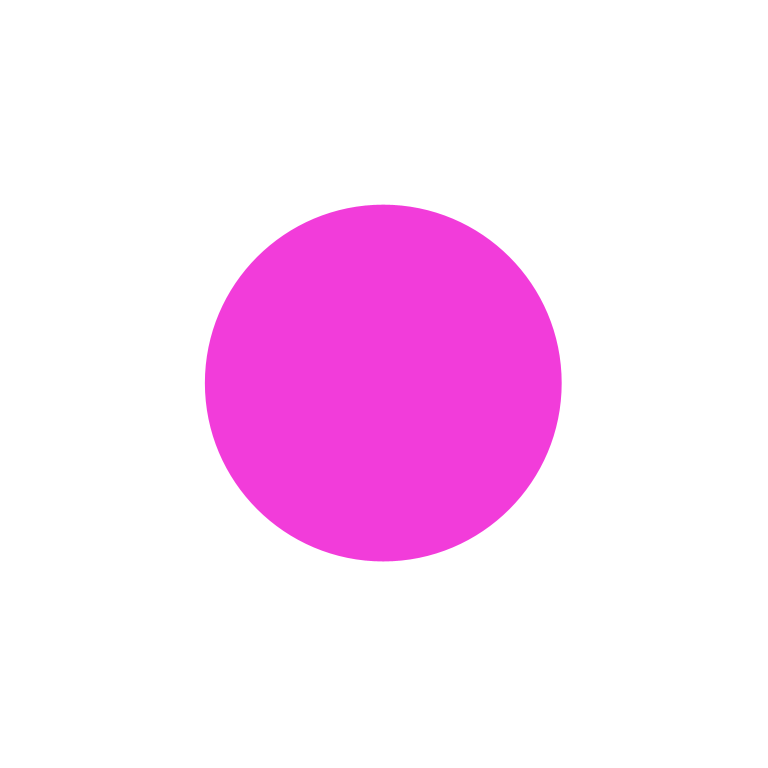
Frame 1 (no input)
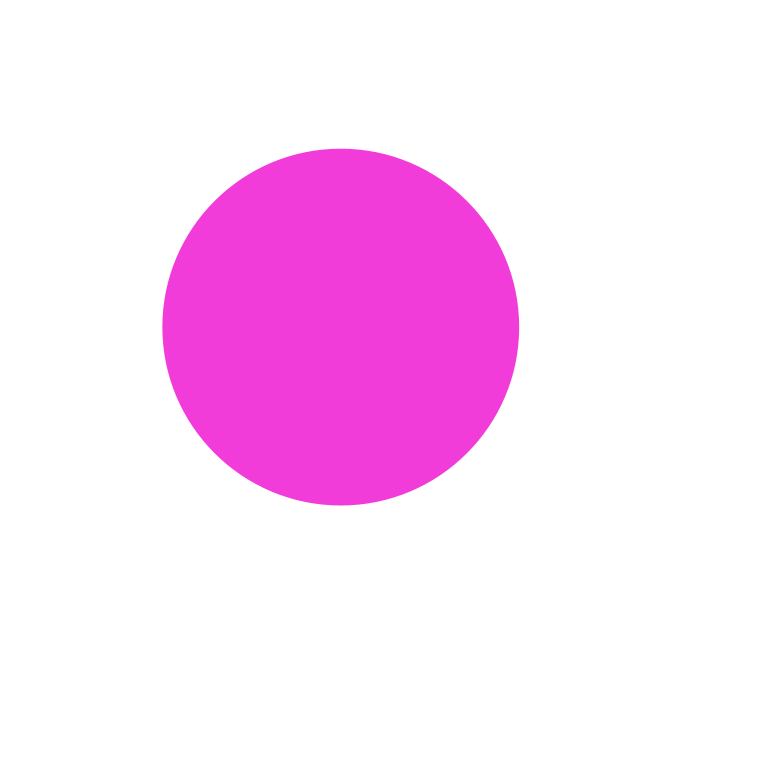
Frame 60 (the mouse pressed at the canvas centre just before this capture)
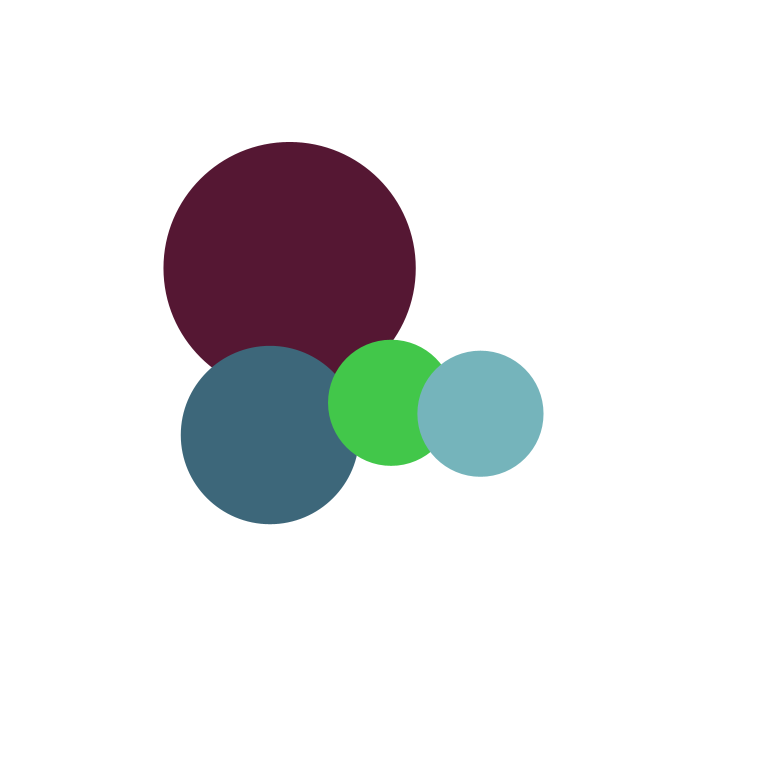
Frame 120 (the mouse held since frame 60 and released just before this capture)

The Processing sketch that drew these frames (run headless with seeded random() and noise(); from frame 60 on, the mouse is pressed at the canvas centre):

// Processing sketch: adrift
// ── adrift.pde
ArrayList<Ball> balls;

void setup() {
  size(768, 768);
  balls = new ArrayList<Ball>();
  balls.add(new Ball(width/2, height/2, 100000));
}

void draw() {
  background(255);
  noStroke();

  for (int i = 0; i < balls.size (); i++) {
    Ball b = balls.get(i);
    update(b);
    
    if (b.remove) balls.remove(i--);
    
    if (b.divide) {
      float a = random(TWO_PI);
      balls.add(new Ball(b.x-cos(a)*b.r/2, b.y-sin(a)*b.r/2, b.m/2));
      balls.add(new Ball(b.x+cos(a)*b.r/2, b.y+sin(a)*b.r/2, b.m/2));
      balls.remove(i--);
    }
  }
}

void mouseClicked() {
  balls.add(new Ball(mouseX, mouseY, 100000));
}

class Ball {
  boolean remove, divide;
  float x, y, m, r, d;
  float a, v, t;
  float red, green, blue;
  
  Ball(float x, float y, float m) {
    this.x = x; 
    this.y = y;
    this.m = m;
    r = sqrt((m/PI));
    d = r*2;
    a = random(TWO_PI);
    v = random(0.001, 0.01);
    t = 30;
    red = random(0,255);
    green = random(0,255);
    blue = random(0,255);
  }
}

void update(Ball b) {
  b.x += cos(b.a)*b.d*b.v;
  b.y += sin(b.a)*b.d*b.v;
   
  b.divide = false;
  
  if (b.t > 0) b.t--;
  
  if (dist(mouseX, mouseY, b.x, b.y) < b.r && b.t == 0) {
    b.divide = true;
  }

  show(b.x, b.y, b.d, b.red, b.green, b.blue);
}

void show(float x, float y, float d, float red, float green, float blue) {
  fill(red, green, blue); 
  ellipse(x, y, d, d);
}
